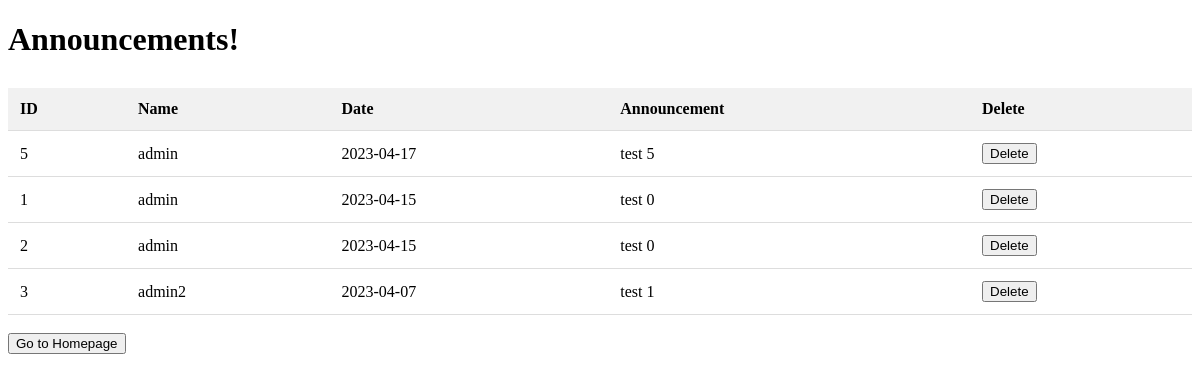
Page /project/alogin/acheck.php on the committed database.
### tables this page shows
CREATE TABLE `announcement` (
  `aid` int(11) NOT NULL,
  `name` text NOT NULL,
  `date` date NOT NULL,
  `msg` text NOT NULL
);

### project/alogin/acheck.php (the view, shortened to what this page needs)
<!DOCTYPE html>
<html lang="en">
<head>
</head>
<body>
    <?php
    include 'database.php';
    echo "<h1>Announcements!<br></h1>";
    echo "
<table style='width:100%'>
<tr>
    <th>ID</th>
  <th>Name</th>
  <th>Date</th>
  <th>Announcement</th>
  <th>Delete</th>
</tr>
";
    $query = "select * from announcement order by date desc";
    $result = mysqli_query($connect2, $query);
    while ($row = mysqli_fetch_array($result, MYSQLI_ASSOC)) {
        echo "
            <tr>
            <td>$row[aid]</td>
            <td>$row[name]</td>
            <td>$row[date]</td>
            <td>$row[msg]</td>
            <form  method='post' action='adelete.php'>
        <input type='hidden' name='aid' value=$row[aid]></input>
        <td><button type='submit' name='submit'>Delete</button></td>
        </form>
            </tr>
    ";
    }
    echo "</table>";
    echo "<br>";
    echo "<button onclick=location.href='http://localhost/project/alogin/ahomepage.php' type='button'>Go to Homepage</button>";
    ?>
</body>
</html>

### project/alogin/acheck.php (style rules this page uses)
table { border-collapse: collapse; width: 100%; margin-top: 30px; }
th, td { padding: 12px; text-align: left; border-bottom: 1px solid #ddd; transition: all 0.3s ease; }
th { background-color: #f1f1f1; font-weight: bold; }

### rows in the picture
announcement: aid "5", name "admin", date "2023-04-17", msg "test 5"
announcement: aid "1", name "admin", date "2023-04-15", msg "test 0"
announcement: aid "2", name "admin", date "2023-04-15", msg "test 0"
announcement: aid "3", name "admin2", date "2023-04-07", msg "test 1"
